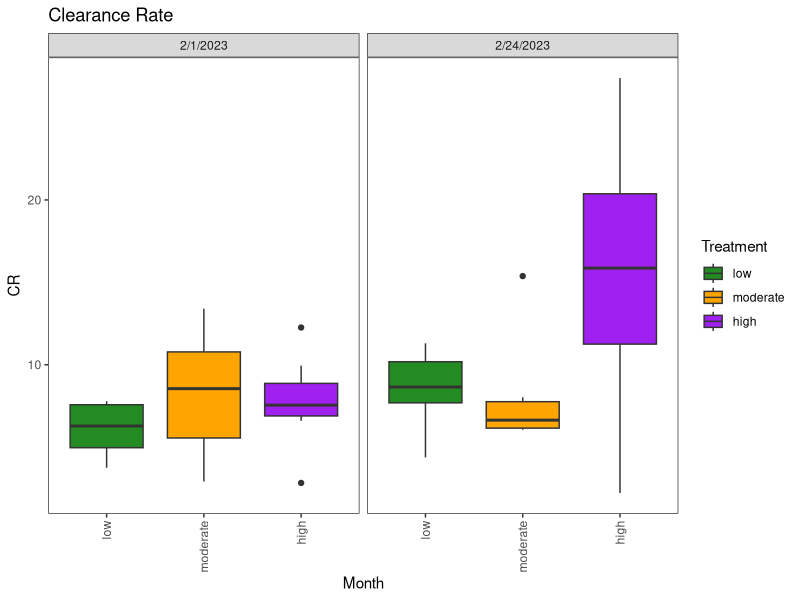
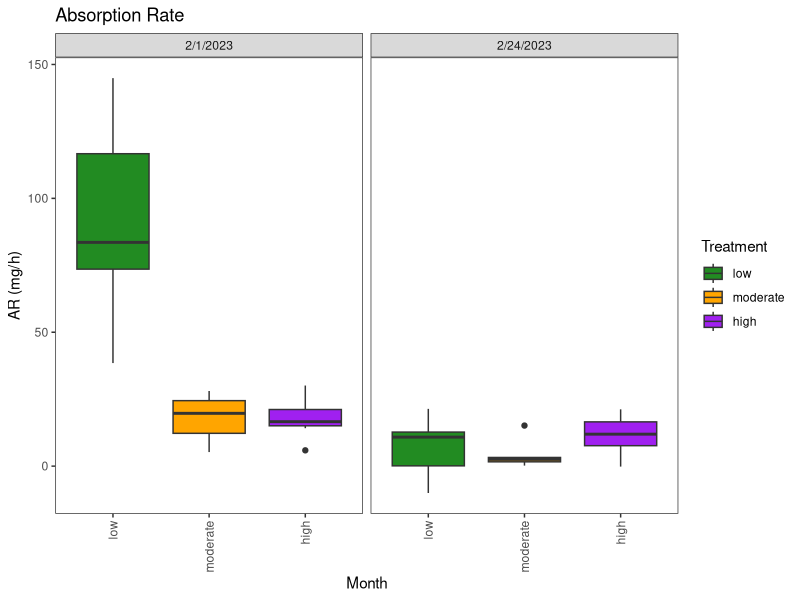
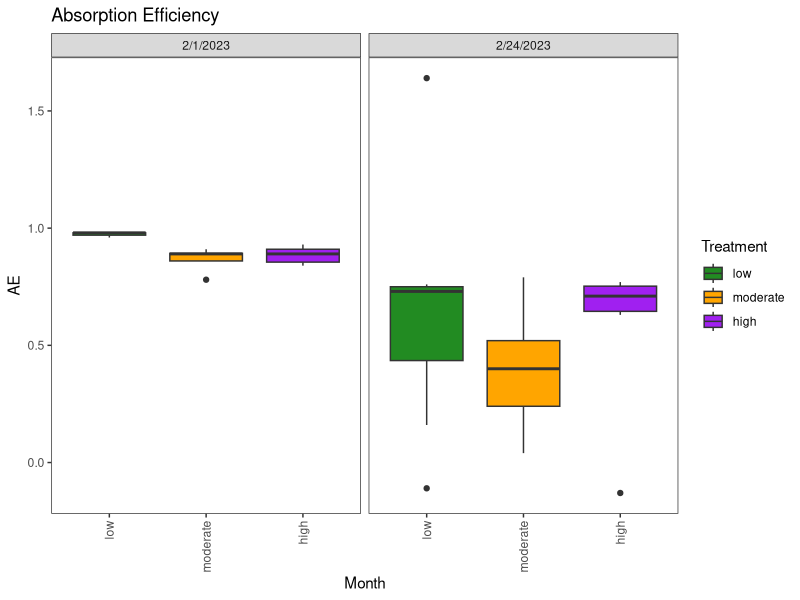
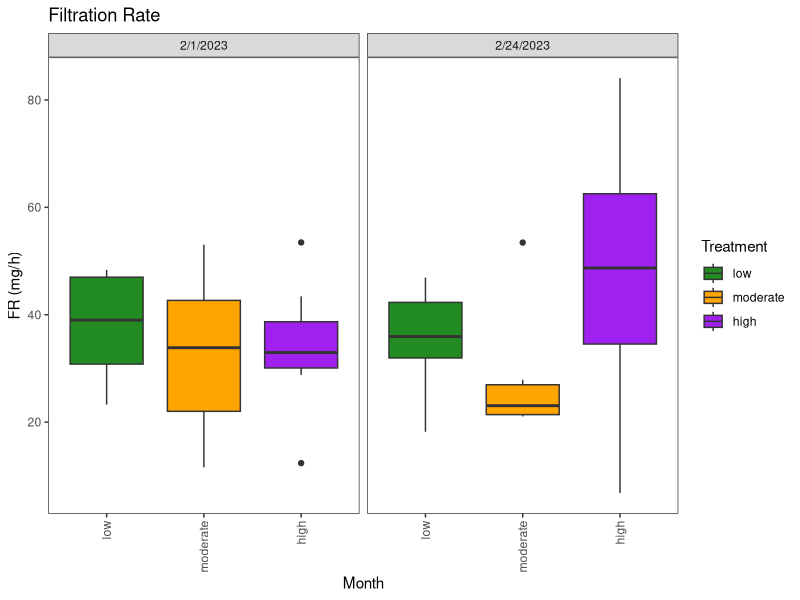
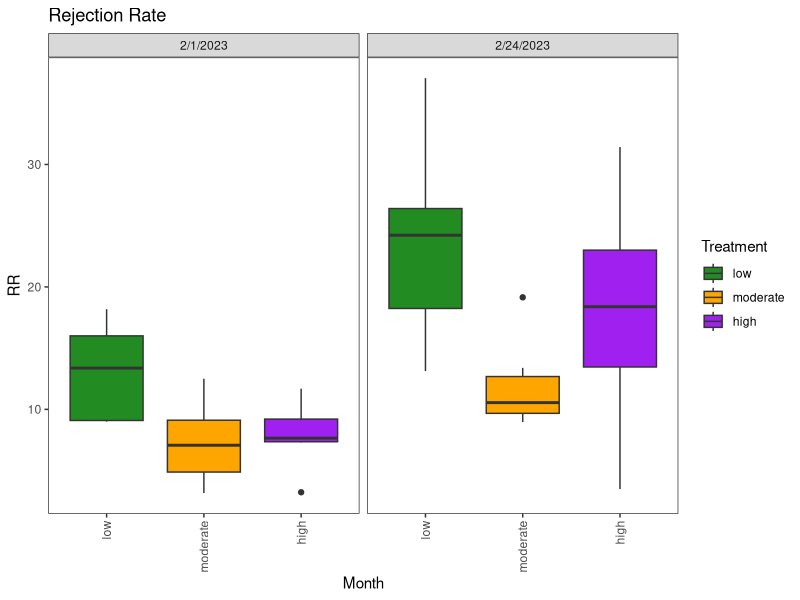
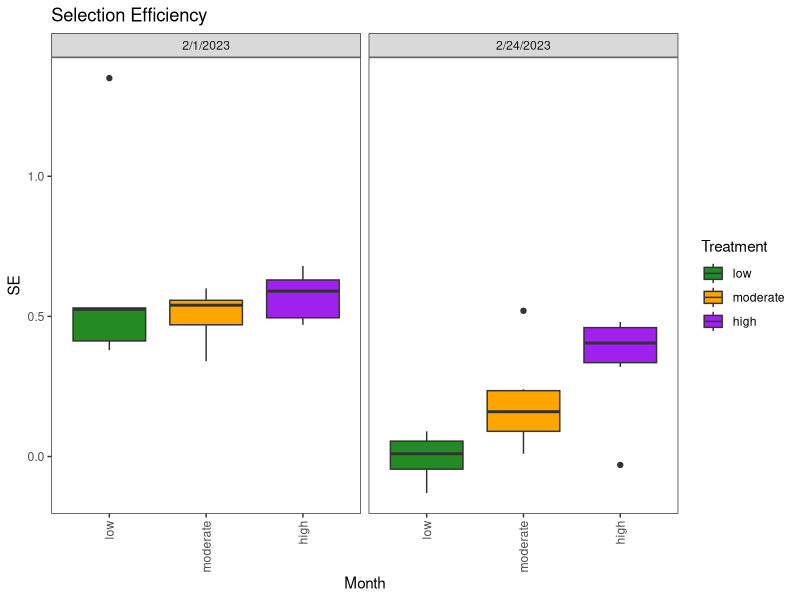
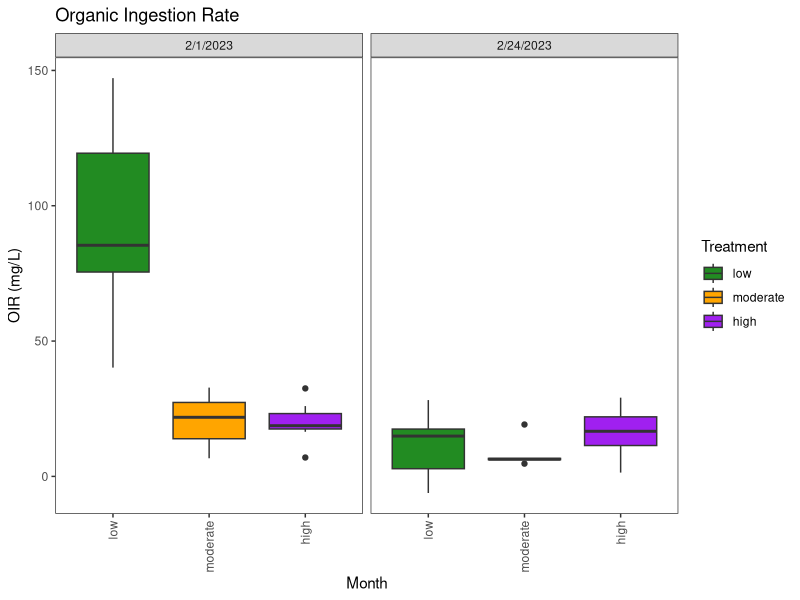
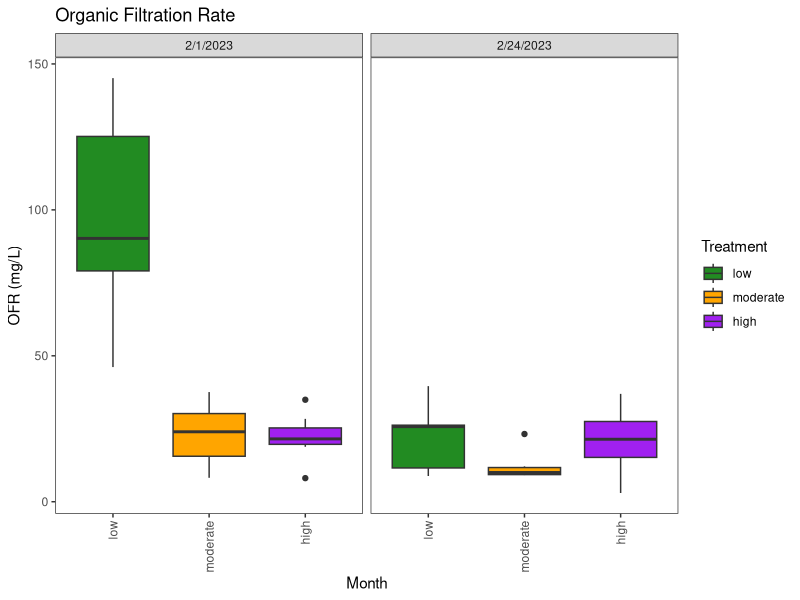

Write R code to recreate these figures, in order.
## ---- chunk 1
knitr::opts_chunk$set(echo = TRUE)
## ---- chunk 2
#Set Path
setwd("C:/Users/katherine.mcfarland/Documents/Acidification/2020 OAP - scallops/R")
## ---- chunk 3
library(ggplot2)
library(dplyr)

## ---- chunk 4
df<-read.csv("F2_phys.csv", header = T, na = "omit")
# convert date info in format 'mm/dd/yyyy'
strDates <- c("9/21/2022", "10/5/2022", "10/26/2022")
dates <- as.Date(strDates, "%m/%d/%Y")
df$Treatment=as.factor(df$Treatment)
#df$t=as.factor(df$t)

df$Treatment <- factor(df$Treatment,levels = c("low", "moderate", "high"))

head(df)
str(df)
## ---- chunk 5
ggplot(data=df, aes(x=Treatment, y=CR, fill=Treatment)) +
  geom_boxplot()+  scale_fill_manual(values=c("forestgreen","orange", "purple"))+
  theme_bw() +  theme(panel.grid.major = element_blank(), panel.grid.minor = element_blank())+ 
  theme(axis.text.x = element_text(angle = 90, vjust = 0.5, hjust=1))+
  labs(title="Clearance Rate ", x ="Month", y = "CR") +
  facet_wrap(~ Date)

ggplot(data=df, aes(x=Treatment, y=AR, fill=Treatment)) +
  geom_boxplot()+  scale_fill_manual(values=c("forestgreen","orange", "purple"))+
  theme_bw() +  theme(panel.grid.major = element_blank(), panel.grid.minor = element_blank())+ 
  theme(axis.text.x = element_text(angle = 90, vjust = 0.5, hjust=1))+
  labs(title="Absorption Rate ", x ="Month", y = "AR (mg/h)") +
  facet_wrap(~ Date)

ggplot(data=df, aes(x=Treatment, y=AE, fill=Treatment)) +
  geom_boxplot()+  scale_fill_manual(values=c("forestgreen","orange", "purple"))+
  theme_bw() +  theme(panel.grid.major = element_blank(), panel.grid.minor = element_blank())+ 
  theme(axis.text.x = element_text(angle = 90, vjust = 0.5, hjust=1))+
  labs(title="Absorption Efficiency ", x ="Month", y = "AE") +
  facet_wrap(~ Date)

ggplot(data=df, aes(x=Treatment, y=FR, fill=Treatment)) +
  geom_boxplot()+  scale_fill_manual(values=c("forestgreen","orange", "purple"))+
  theme_bw() +  theme(panel.grid.major = element_blank(), panel.grid.minor = element_blank())+ 
  theme(axis.text.x = element_text(angle = 90, vjust = 0.5, hjust=1))+
  labs(title="Filtration Rate ", x ="Month", y = "FR (mg/h)") +
  facet_wrap(~ Date)

ggplot(data=df, aes(x=Treatment, y=RR, fill=Treatment)) +
  geom_boxplot()+  scale_fill_manual(values=c("forestgreen","orange", "purple"))+
  theme_bw() +  theme(panel.grid.major = element_blank(), panel.grid.minor = element_blank())+ 
  theme(axis.text.x = element_text(angle = 90, vjust = 0.5, hjust=1))+
  labs(title="Rejection Rate ", x ="Month", y = "RR") +
  facet_wrap(~ Date)

ggplot(data=df, aes(x=Treatment, y=SE, fill=Treatment)) +
  geom_boxplot()+  scale_fill_manual(values=c("forestgreen","orange", "purple"))+
  theme_bw() +  theme(panel.grid.major = element_blank(), panel.grid.minor = element_blank())+ 
  theme(axis.text.x = element_text(angle = 90, vjust = 0.5, hjust=1))+
  labs(title="Selection Efficiency ", x ="Month", y = "SE") +
  facet_wrap(~ Date)

ggplot(data=df, aes(x=Treatment, y=OIR, fill=Treatment)) +
  geom_boxplot()+  scale_fill_manual(values=c("forestgreen","orange", "purple"))+
  theme_bw() +  theme(panel.grid.major = element_blank(), panel.grid.minor = element_blank())+ 
  theme(axis.text.x = element_text(angle = 90, vjust = 0.5, hjust=1))+
  labs(title="Organic Ingestion Rate ", x ="Month", y = "OIR (mg/L)") +
  facet_wrap(~ Date)

ggplot(data=df, aes(x=Treatment, y=OFR, fill=Treatment)) +
  geom_boxplot()+  scale_fill_manual(values=c("forestgreen","orange", "purple"))+
  theme_bw() +  theme(panel.grid.major = element_blank(), panel.grid.minor = element_blank())+ 
  theme(axis.text.x = element_text(angle = 90, vjust = 0.5, hjust=1))+
  labs(title="Organic Filtration Rate ", x ="Month", y = "OFR (mg/L)") +
  facet_wrap(~ Date)

ggplot(data=df, aes(x=Treatment, y=ER, fill=Treatment)) +
  geom_boxplot()+  scale_fill_manual(values=c("forestgreen","orange", "purple"))+
  theme_bw() +  theme(panel.grid.major = element_blank(), panel.grid.minor = element_blank())+ 
  theme(axis.text.x = element_text(angle = 90, vjust = 0.5, hjust=1))+
  labs(title="Excretion Rate ", x ="Month", y = "ER (umol/L/hr)") +
  facet_wrap(~ Date)

## ---- chunk 6
sessionInfo()
